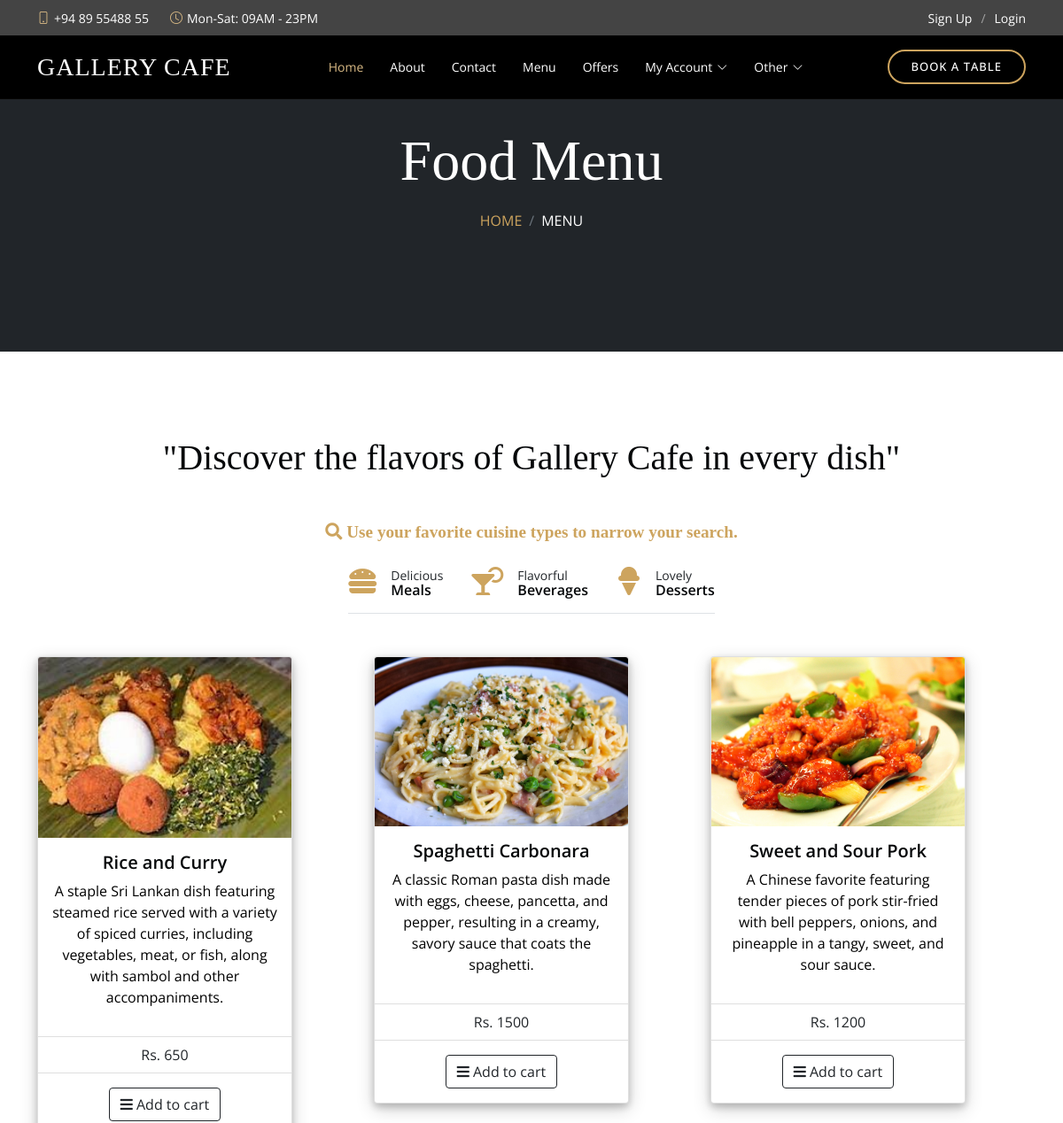
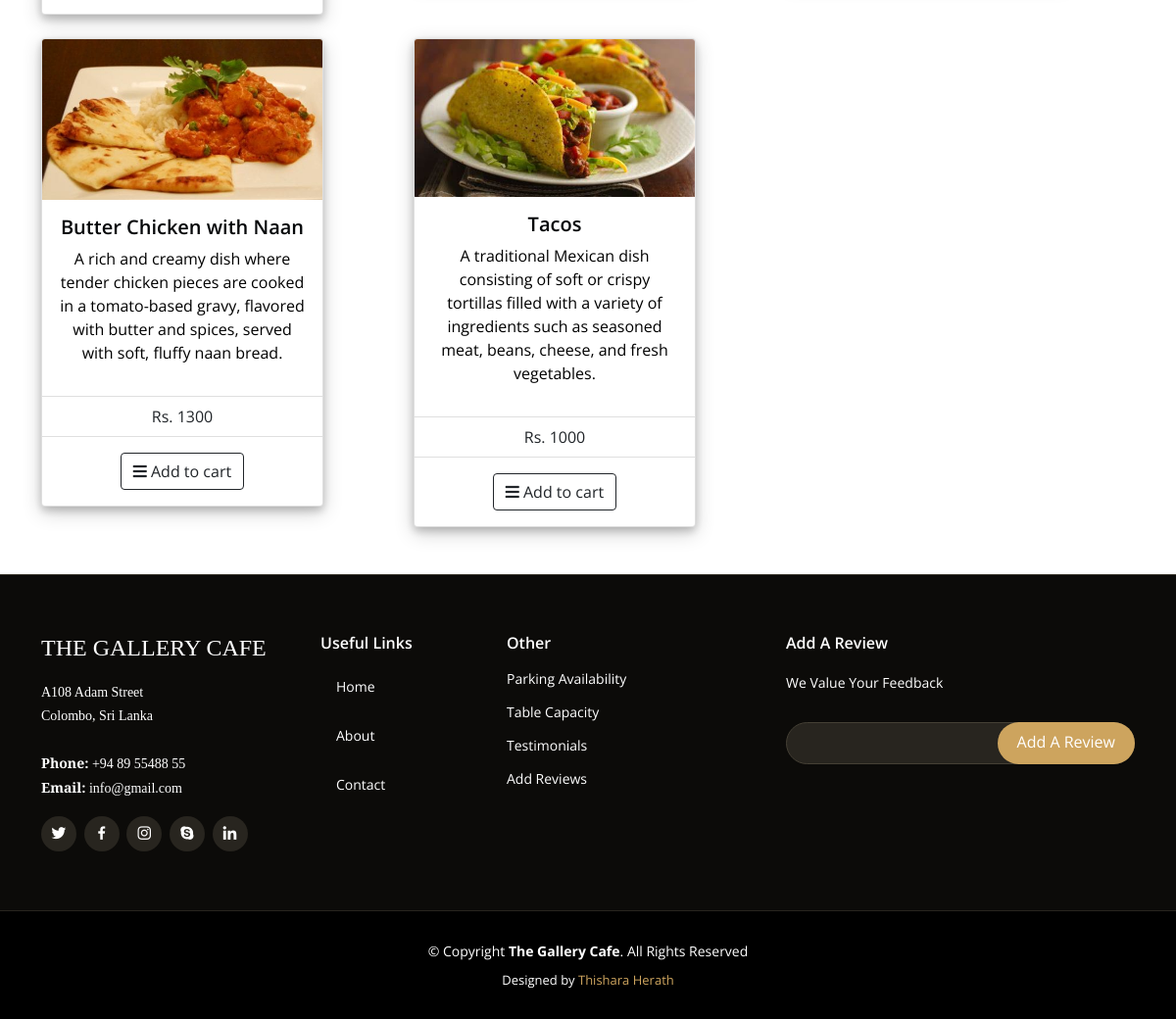
Page /menu.php on the committed database (2 pictures, top to bottom).
### tables this page shows
CREATE TABLE IF NOT EXISTS `menu_items` (
  `id` int NOT NULL AUTO_INCREMENT,
  `name` varchar(100) NOT NULL DEFAULT '',
  `description` varchar(1000) NOT NULL DEFAULT '',
  `price` varchar(50) NOT NULL DEFAULT '',
  `category` varchar(50) NOT NULL DEFAULT '',
  `cousin_type` varchar(100) NOT NULL DEFAULT '',
  `image` varchar(50) NOT NULL DEFAULT '',
  PRIMARY KEY (`id`)
);

### menu.php (the view, shortened to what this page needs)
<?php
require 'dbconn.php';
function displayMenuItems($conn, $category)
{
    $sql = "SELECT * FROM menu_items WHERE category=?";
    $stmt = $conn->prepare($sql);
    $stmt->bind_param('s', $category);
    $stmt->execute();
    $result = $stmt->get_result();
    if ($result->num_rows > 0) {
        while ($row = $result->fetch_assoc()) {
            echo '<div class="col-lg-4">';
            echo '<div class="card" style="width: 18rem;">';
            echo '<img class="card-img-top" src="uploads/' . htmlspecialchars($row["image"]) . '" alt="Card image cap">';
            echo '<div class="card-body">';
            echo '<h5 class="card-title">' . htmlspecialchars($row["name"]) . '</h5>';
            echo '<p style="color: black;">' . htmlspecialchars($row["description"]) . '</p>';
            echo '</div>';
            echo '<ul class="list-group list-group-flush">';
            echo '<li class="list-group-item">Rs. ' . htmlspecialchars($row["price"]) . '</li>';
            echo '</ul>';
            echo '<div class="card-body">';
            echo '<form method="post" action="menu.php">';
            echo '<button type="submit" class="btn btn-outline-dark"><i class="fa fa-bars"></i> Add to cart</button>';
            echo '</form>';
            echo '</div>';
            echo '</div>';
            echo '</div>';
        }
    } else {
        echo "<p>No results found for $category category.</p>";
    }
}
?>
<!DOCTYPE html>
<html lang="en">
<head>
    <link href="https://cdnjs.cloudflare.com/ajax/libs/font-awesome/5.10.0/css/all.min.css" rel="stylesheet">
    <link href="https://cdn.jsdelivr.net/npm/bootstrap-icons@1.4.1/font/bootstrap-icons.css" rel="stylesheet">
    <link href="lib/animate/animate.min.css" rel="stylesheet">
    <link href="lib/owlcarousel/assets/owl.carousel.min.css" rel="stylesheet">
    <link href="lib/tempusdominus/css/tempusdominus-bootstrap-4.min.css" rel="stylesheet" />
    <link href="css/bootstrap.min.css" rel="stylesheet">
    <link href="css/style.css" rel="stylesheet">
    <link href="css/menu.css" rel="stylesheet">
</head>
<body>
    <div class="container-xxl bg-white p-0">
        <?php require "header.php"; ?>
        <div class="container-xxl position-relative p-0">
            <div class="container-xxl py-5 bg-dark hero-header mb-5">
                <div class="container text-center my-5 pt-5 pb-4">
                    <h1 class="display-3 text-white mb-3 animated slideInDown">Food Menu</h1>
                    <ol class="breadcrumb justify-content-center text-uppercase">
                        <li class="breadcrumb-item"><a href="index.php">Home</a></li>
                        <li class="breadcrumb-item text-white active" aria-current="page">Menu</li>
                    </ol>
                </div>
            </div>
        </div>
        <div class="container-xxl py-5">
            <div class="container">
                <div class="text-center wow fadeInUp" data-wow-delay="0.1s">
                    <h1 class="mb-5">"Discover the flavors of Gallery Cafe in every dish"</h1>
                </div>
                <div class="text-center wow fadeInUp" data-wow-delay="0.1s">
                    <a href="search_menu.php" class="fa fa-search" style="font-size: larger;"> Use your favorite cuisine types to narrow your search.</a><br><br>
                </div>
                <div class="tab-class text-center wow fadeInUp" data-wow-delay="0.1s">
                    <ul class="nav nav-pills d-inline-flex justify-content-center border-bottom mb-5">
                        <li class="nav-item">
                            <a class="d-flex align-items-center text-start mx-3 ms-0 pb-3 active" data-bs-toggle="pill" href="#tab-1">
                                <i class="fas fa-hamburger fa-2x root-primary"></i>
                                <div class="ps-3">
                                    <small class="text-body">Delicious</small>
                                    <h6 class="mt-n1 mb-0">Meals</h6>
                                </div>
                            </a>
                        </li>
                        <li class="nav-item">
                            <a class="d-flex align-items-center text-start mx-3 pb-3" data-bs-toggle="pill" href="#tab-2">
                                <i class="fas fa-cocktail fa-2x root-primary"></i>
                                <div class="ps-3">
                                    <small class="text-body">Flavorful</small>
                                    <h6 class="mt-n1 mb-0">Beverages</h6>
                                </div>
                            </a>
                        </li>
                        <li class="nav-item">
                            <a class="d-flex align-items-center text-start mx-3 me-0 pb-3" data-bs-toggle="pill" href="#tab-3">
                                <i class="fas fa-ice-cream fa-2x root-primary"></i>
                                <div class="ps-3">
                                    <small class="text-body">Lovely</small>
                                    <h6 class="mt-n1 mb-0">Desserts</h6>
                                </div>
                            </a>
                        </li>
                    </ul>
                    <div class="tab-content">
                        <div id="tab-1" class="tab-pane fade show p-0 active">
                            <div class="row g-4">
                                <?php displayMenuItems($conn, 'Meals'); ?>
                            </div>
                        </div>
                    </div>
                </div>
            </div>
        </div>
        <?php require "footer.php"; ?>
    </div>
</body>
</html>

### header.php (shortened to what this page needs)
<!DOCTYPE html>
<html lang="en">
<head>
  <link href="css/header.css" rel="stylesheet">
</head>
<body>
  <div id="topbar" class="d-flex align-items-center fixed-top">
    <div class="container d-flex justify-content-center justify-content-md-between">
      <div class="contact-info d-flex align-items-center">
        <i class="bi bi-phone d-flex align-items-center"><span>+94 89 55488 55</span></i>
        <i class="bi bi-clock d-flex align-items-center ms-4"><span> Mon-Sat: 09AM - 23PM</span></i>
      </div>
      <div class="languages d-none d-md-flex align-items-center">
        <ul>
          <?php if (isset($_SESSION['user_id']) && isset($_SESSION['username'])) : ?>
            <li>Hello, <?php echo htmlspecialchars($_SESSION['username']); ?>!</li>
            <li><a href="logout.php">Log Out</a></li>
          <?php else : ?>
            <li><a href="signup.php">Sign Up</a></li>
            <li><a href="login.php">Login</a></li>
          <?php endif; ?>
        </ul>
      </div>
    </div>
  </div>
  <header id="header" class="fixed-top d-flex align-items-center">
    <div class="container-fluid container-xl d-flex align-items-center justify-content-lg-between">
      <h1 class="logo me-auto me-lg-0"><a href="index.php">Gallery Cafe</a></h1>
      <nav id="navbar" class="navbar order-last order-lg-0">
        <ul>
          <li><a class="nav-link scrollto active" href="index.php">Home</a></li>
          <li><a class="nav-link scrollto" href="about.php">About</a></li>
          <li><a class="nav-link scrollto" href="contact.php">Contact</a></li>
          <li><a class="nav-link scrollto" href="menu.php">Menu</a></li>
          <li><a class="nav-link scrollto" href="offers.php">Offers</a></li>
          <li class="dropdown">
            <a href="#"><span>My Account</span> <i class="bi bi-chevron-down"></i></a>
          </li>
          <li class="dropdown"><a href="#"><span>Other</span> <i class="bi bi-chevron-down"></i></a>
          </li>
        </ul>
      </nav>
      <a href="booking.php" class="book-a-table-btn scrollto d-none d-lg-flex">Book a table</a>
    </div>
  </header>
</body>
</html>

### footer.php (shortened to what this page needs)
<!DOCTYPE html>
<html lang="en">
<head>
  <link href="assets/vendor/animate.css/animate.min.css" rel="stylesheet">
  <link href="assets/vendor/aos/aos.css" rel="stylesheet">
  <link href="assets/vendor/bootstrap/css/bootstrap.min.css" rel="stylesheet">
  <link href="assets/vendor/bootstrap-icons/bootstrap-icons.css" rel="stylesheet">
  <link href="assets/vendor/boxicons/css/boxicons.min.css" rel="stylesheet">
  <link href="assets/vendor/glightbox/css/glightbox.min.css" rel="stylesheet">
  <link href="assets/vendor/swiper/swiper-bundle.min.css" rel="stylesheet">
  <link href="assets/css/style.css" rel="stylesheet">
</head>
<body>
  <footer id="footer">
    <div class="footer-top">
      <div class="container">
        <div class="row">
          <div class="col-lg-3 col-md-6">
            <div class="footer-info">
              <h3 style="color: white;">The Gallery Cafe</h3>
              <p>
                A108 Adam Street <br>
                Colombo, Sri Lanka<br><br>
                <strong>Phone:</strong> +94 89 55488 55<br>
                <strong>Email:</strong> info@gmail.com<br>
              </p>
              <div class="social-links mt-3">
                <a href="#" class="twitter"><i class="bx bxl-twitter"></i></a>
                <a href="#" class="facebook"><i class="bx bxl-facebook"></i></a>
                <a href="#" class="instagram"><i class="bx bxl-instagram"></i></a>
                <a href="#" class="google-plus"><i class="bx bxl-skype"></i></a>
                <a href="#" class="linkedin"><i class="bx bxl-linkedin"></i></a>
              </div>
            </div>
          </div>
          <div class="col-lg-2 col-md-6 footer-links">
            <h4>Useful Links</h4>
            <ul>
            <li><a class="nav-link scrollto active" href="index.php">Home</a></li>
          <li><a class="nav-link scrollto" href="about.php">About</a></li>
          <li><a class="nav-link scrollto" href="contact.php">Contact</a></li>
            </ul>
          </div>
          <div class="col-lg-3 col-md-6 footer-links">
            <h4>Other</h4>
            <ul>
            <li><a href="display_parking.php">Parking Availability</a></li>
              <li><a href="display_tables.php">Table Capacity</a></li>
              <li><a href="testimonials.php">Testimonials</a></li>
              <li><a href="review_form.php">Add Reviews</a></li>
            </ul>
          </div>
          <div class="col-lg-4 col-md-6 footer-newsletter" href="review_form.php">
            <h4>Add A Review</h4>
            <p>We Value Your Feedback</p>
            <form action="review_form.php" method="post">
              <input type="email" name="email"><input type="submit" value="Add A Review">
            </form>
          </div>
        </div>
      </div>
    </div>
    <div class="container">
      <div class="copyright">
        &copy; Copyright <strong><span>The Gallery Cafe</span></strong>. All Rights Reserved
      </div>
      <div class="credits">
        Designed by <a href="">Thishara Herath</a>
      </div>
    </div>
  </footer>
</body>
</html>

### css/style.css (style rules this page uses)
:root { --primary: #FEA116; --light: #cda45e; --dark: #0F172B; }
h1, h2, h3, .h1, .h2, .h3 { font-weight: 400 !important; font-family: 'Playball', cursive !important; }
h4, h5, h6, .h4, .h5, .h6 { font-weight: 600 !important; font-family: 'Open Sans', sans-serif !important; }
.wow, .animated { animation-duration: 2s !important; }
.btn { font-weight: 600; transition: .5s; }
div.card { width: 250px; box-shadow: 0 4px 8px 0 rgba(0, 0, 0, 0.2), 0 6px 20px 0 rgba(0, 0, 0, 0.19); text-align: center; }

### css/menu.css (style rules this page uses)
.btn { background-color: DodgerBlue; border: none; color: black; padding: 12px 16px; font-size: 16px; cursor: pointer; }

### css/header.css (style rules this page uses)
#topbar { height: 40px; font-size: 14px; transition: all 0.5s; z-index: 996; background-color: #444444; }
#topbar .contact-info i { font-style: normal; color: #d9ba85; }
#topbar .contact-info i span { padding-left: 5px; color: #fff; }
#topbar .languages ul { display: flex; flex-wrap: wrap; list-style: none; padding: 0; margin: 0; color: #cda45e; }
#topbar .languages ul a { color: white; }
#topbar .languages ul li+li { padding-left: 10px; }
#topbar .languages ul li+li::before { display: inline-block; padding-right: 10px; color: rgba(255, 255, 255, 0.5); content: "/"; }
#header { background: black; border-bottom: 1px solid rgba(12, 11, 9, 0.6); transition: all 0.5s; z-index: 997; padding: 15px 0; top: 40px; }
#header .logo { font-size: 28px; margin: 0; padding: 0; line-height: 1; font-weight: 300; letter-spacing: 1px; text-transform: uppercase; font-family: "Poppins", sans-serif; }
#header .logo a { color: #fff; }
.book-a-table-btn { margin: 0 0 0 15px; border: 2px solid #cda45e; color: #fff; border-radius: 50px; padding: 8px 25px; text-transform: uppercase; font-size: 13px; font-weight: 500; letter-spacing: 1px; transition: 0.3s; }
.navbar { padding: 0; }
.navbar ul { margin: 0; padding: 0; display: flex; list-style: none; align-items: center; }
.navbar li { position: relative; }
.navbar a { display: flex; align-items: center; justify-content: space-between; padding: 10px 0 10px 30px; color: #fff; white-space: nowrap; transition: 0.3s; font-size: 14px; }
.navbar a i { font-size: 12px; line-height: 0; margin-left: 5px; }
.navbar a:hover, .navbar .active, .navbar li:hover>a { color: #d9ba85; }

### rows in the picture
menu_items: image (picture), name "Rice and Curry", description "A staple Sri Lankan dish featuring steamed rice served with a variety of spiced curries, including vegetables, meat, or fish, along with sambol and other accompaniments.", price "650"
menu_items: image (picture), name "Spaghetti Carbonara", description "A classic Roman pasta dish made with eggs, cheese, pancetta, and pepper, resulting in a creamy, savory sauce that coats the spaghetti.", price "1500"
menu_items: image (picture), name "Sweet and Sour Pork", description "A Chinese favorite featuring tender pieces of pork stir-fried with bell peppers, onions, and pineapple in a tangy, sweet, and sour sauce.", price "1200"
menu_items: image (picture), name "Butter Chicken with Naan", description "A rich and creamy dish where tender chicken pieces are cooked in a tomato-based gravy, flavored with butter and spices, served with soft, fluffy naan bread.", price "1300"
menu_items: image (picture), name "Tacos", description "A traditional Mexican dish consisting of soft or crispy tortillas filled with a variety of ingredients such as seasoned meat, beans, cheese, and fresh vegetables.", price "1000"
